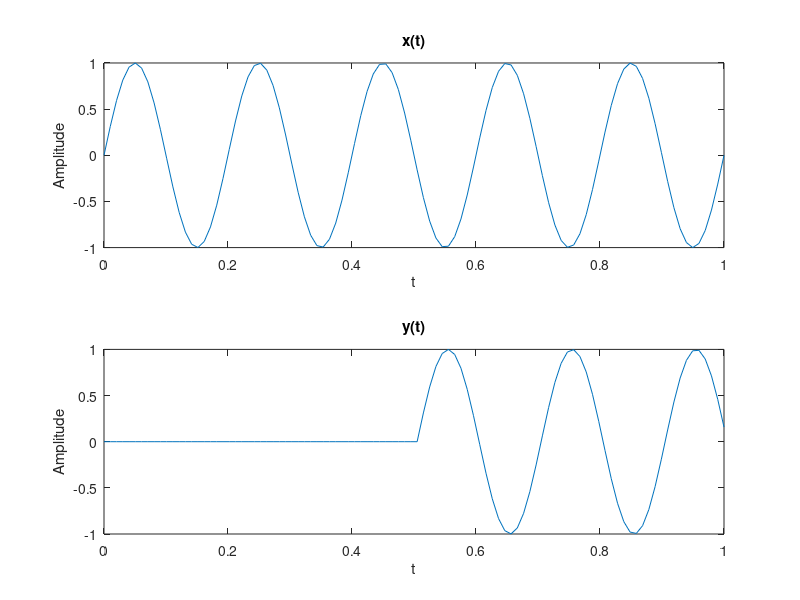

Reproduce this figure in MATLAB.
%Convolution x(n) with unit sample sequence
clc
clear all
close all
%Step 1: Generate the input sequence
t=linspace(0,1,100);
x=sin(2*pi*5*t);
%Step 2: Generate the unit sample sequence
h=[zeros(1,50),1,zeros(1,49)];
%Step 3: Perform the convolution
y=conv(h,x);
%Step 4: Plot the input and output signal
subplot(2,1,1),plot(t,x),
xlabel('t'),ylabel('Amplitude'),title('x(t)')
subplot(2,1,2),plot(t,y(1:length(t)))
xlabel('t'),ylabel('Amplitude'),title('y(t)')

